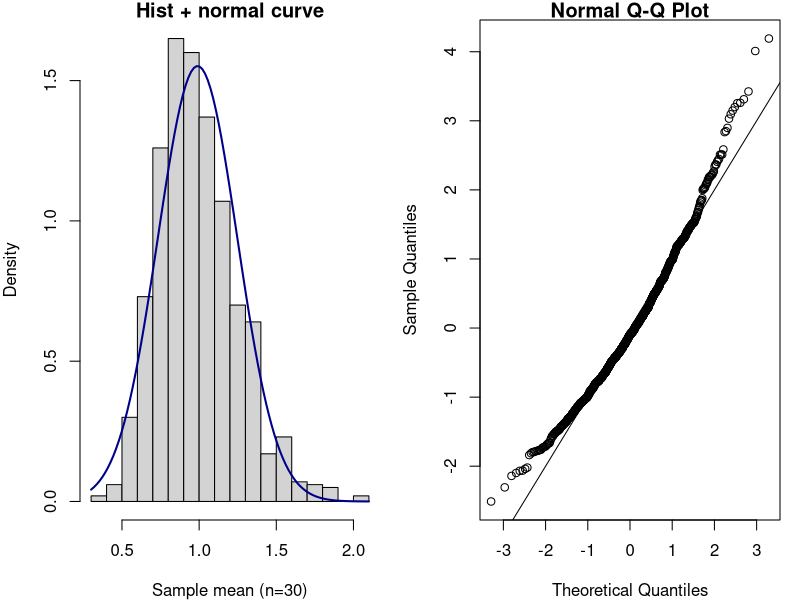
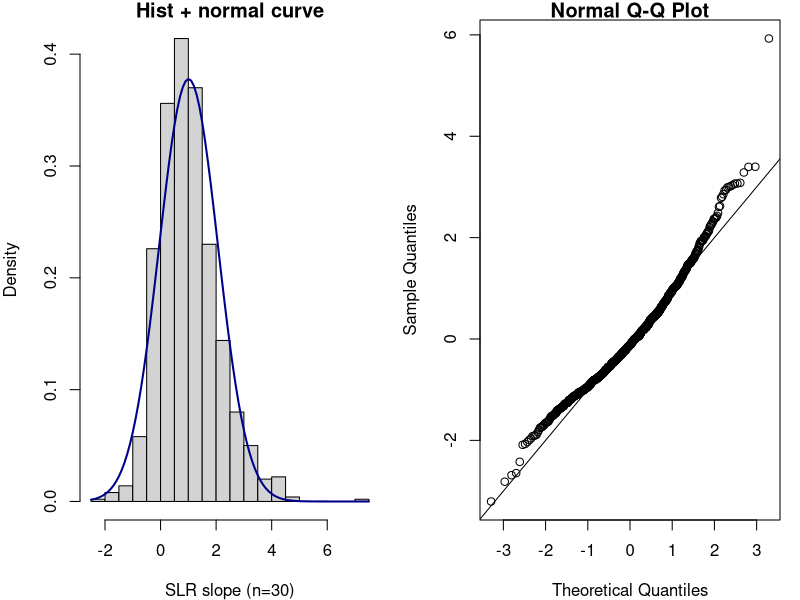

Recreate these plots in R, in order.
## ---- chunk 1
## Set a random seed 
## to ensure replication of simulation
set.seed(8173)
## Set n
n = 30
## Set K
K = 1000
## Repeat the following K times
ybar = NULL
for(i in 1:K){
  y = rchisq(n,df=1)
  ybar = c(ybar,mean(y))
}
par(mfrow=c(1,2),mar=c(4,4,1,1))
hist(ybar, breaks=20, prob=TRUE, 
     xlab="Sample mean (n=30)", 
     main="Hist + normal curve")
curve(dnorm(x, mean=mean(ybar), sd=sqrt(var(ybar))), 
      col="darkblue", lwd=2, add=TRUE, yaxt="n")
qqnorm(scale(ybar));abline(0,1)
## ---- chunk 2
## Set a seed
set.seed(21621)
## Set a sample size
n = 30
## Set a number of repititions
K = 1000
## Initialize the output
slopes = NULL

for(i in 1:K){
  ## Specify the population: I need (y,X)
  X = rexp(n,rate = 5)
  ## Generate y based on a SLR model
  # y = systematic / mean + error / residual
  # Under Gaussian residuals
  #y = 1.6 + 0.97 * X + rnorm(n,mean=0,sd=1)
  # Under non-gaussian residuals
  y = 1.6 + 0.97 * X + scale(rchisq(n,df=1))
  # Fit the SLR
  fit = lm(y~X)
  # Save slope
  slopes = c(slopes,fit$coefficients[2])
}
par(mfrow=c(1,2),mar=c(4,4,1,1))
hist(slopes, breaks=20, prob=TRUE, 
     xlab="SLR slope (n=30)", 
     main="Hist + normal curve")
curve(dnorm(x, mean=mean(slopes), sd=sqrt(var(slopes))), 
      col="darkblue", lwd=2, add=TRUE, yaxt="n")
qqnorm(scale(slopes));abline(0,1)
